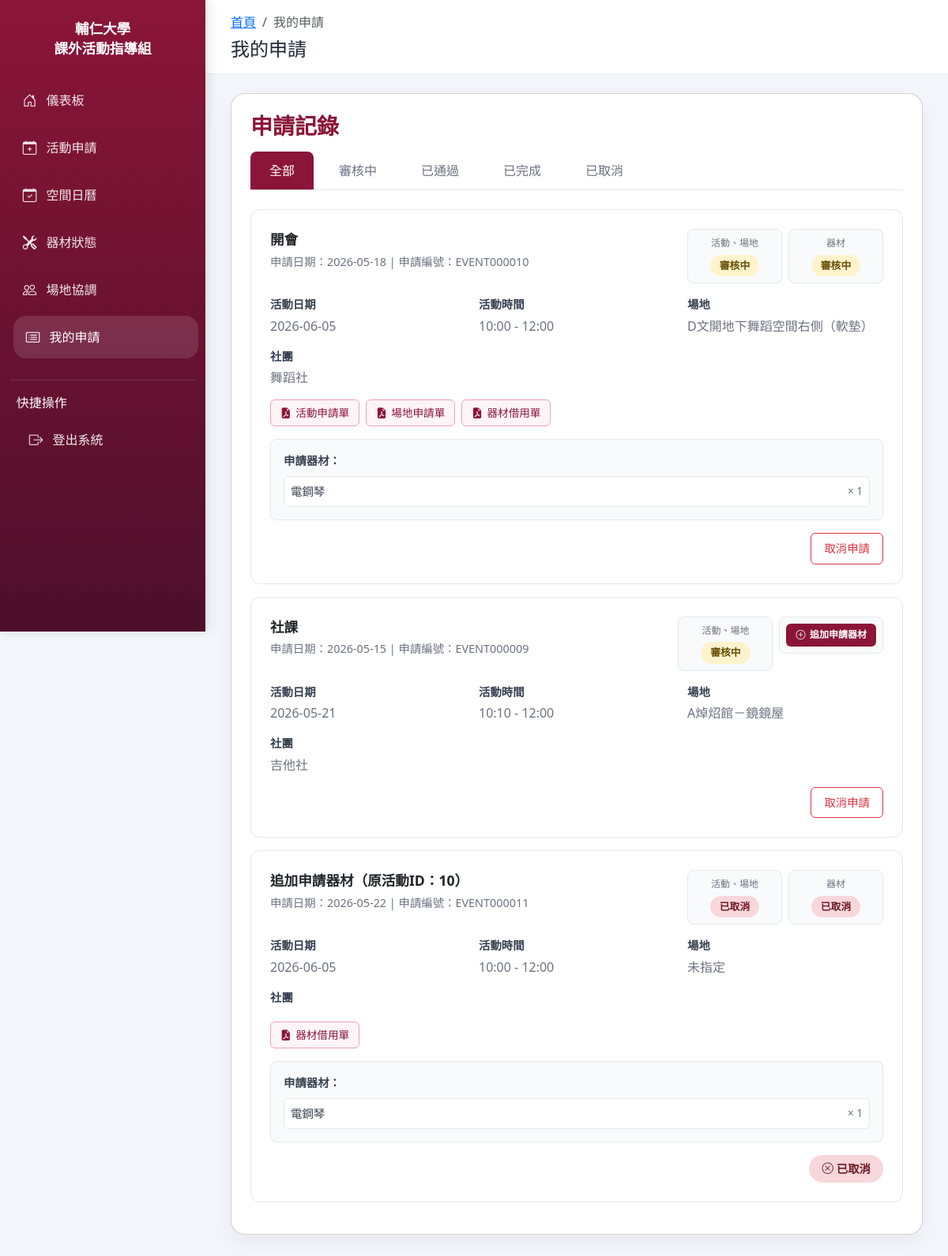
Screenshot of /student/my_applications.php (signed in) with the database file from the repository.
### tables this page shows
CREATE TABLE `events` (
  `event_id` int(11) NOT NULL,
  `user_id` int(11) NOT NULL,
  `event_name` varchar(255) NOT NULL,
  `club_name` varchar(100) NOT NULL,
  `description` text,
  `document_path` varchar(255) DEFAULT NULL,
  `venue_doc_path` varchar(255) DEFAULT NULL,
  `equipment_doc_path` varchar(255) DEFAULT NULL,
  `start_time` datetime NOT NULL,
  `end_time` datetime NOT NULL,
  `status` enum('pending','approved','rejected','cancelled') DEFAULT 'pending',
  `review_note` text,
  `original_event_id` int(11) DEFAULT NULL,
  `created_at` timestamp NULL DEFAULT CURRENT_TIMESTAMP
);

CREATE TABLE `equipment_borrow` (
  `borrow_id` int(11) NOT NULL,
  `event_id` int(11) DEFAULT NULL,
  `equipment_id` int(11) DEFAULT NULL,
  `quantity` int(11) DEFAULT NULL
);

CREATE TABLE `equipment` (
  `equipment_id` int(11) NOT NULL,
  `code` varchar(10) DEFAULT NULL,
  `name` varchar(100) NOT NULL,
  `description` text,
  `borrowing_limit` int(11) DEFAULT NULL,
  `total_quantity` int(11) NOT NULL,
  `equipment_status` enum('available','maintenance') DEFAULT 'available',
  `status` int(11) NOT NULL,
  `created_at` timestamp NULL DEFAULT CURRENT_TIMESTAMP
);

### student/my_applications.php (the view, shortened to what this page needs)
<?php
require_once(__DIR__ . "/../DB/db_config.php");
$student_email = $_SESSION['student_id'];
$applications = [];
$user_sql = "SELECT user_id FROM users WHERE email = ?";
$user_stmt = $conn->prepare($user_sql);
$user_stmt->bind_param("s", $student_email);
$user_stmt->execute();
$user_result = $user_stmt->get_result();
$student_user_id = null;
if ($user_result && $user_result->num_rows > 0) {
    $user_row = $user_result->fetch_assoc();
    $student_user_id = $user_row['user_id'];
}
$sql = "SELECT e.event_id, e.event_name, e.club_name, e.description, e.start_time, e.end_time, e.status, e.review_note,
               e.document_path, e.venue_doc_path, e.equipment_doc_path, s.space_name, e.user_id,
               COALESCE(e.created_at, NOW()) as created_at
        FROM events e
        LEFT JOIN reservations r ON e.event_id = r.event_id
        LEFT JOIN spaces s ON r.space_id = s.space_id
        WHERE e.user_id = ?
        GROUP BY e.event_id -- 🌟 加入這一行，確保同一個活動只會輸出成一筆資料
        ORDER BY CASE WHEN e.status = 'pending' THEN 0 ELSE 1 END, e.created_at DESC";
$stmt = $conn->prepare($sql);
$stmt->bind_param("i", $student_user_id);
$stmt->execute();
$result = $stmt->get_result();
if ($result) {
    $applications = $result->fetch_all(MYSQLI_ASSOC);
}
foreach ($applications as &$app) {
    $equipment_sql = "SELECT eb.borrow_id, eb.equipment_id, eq.name, eb.quantity
                      FROM equipment_borrow eb
                      LEFT JOIN equipment eq ON eb.equipment_id = eq.equipment_id
                      WHERE eb.event_id = ?";
    $eq_stmt = $conn->prepare($equipment_sql);
    if ($eq_stmt) {
        $eq_stmt->bind_param("i", $app['event_id']);
        $eq_stmt->execute();
        $eq_result = $eq_stmt->get_result();
    } else {
        $app['equipment_list'] = [];
    }
}
$status_map = [
    'pending' => '審核中',
    'approved' => '已通過',
    'rejected' => '已拒絕',
    'completed' => '已完成',
    'cancelled' => '已取消'
];
$status_class_map = [
    'pending' => 'status-pending',
    'approved' => 'status-approved',
    'rejected' => 'status-rejected',
    'completed' => 'status-completed',
    'cancelled' => 'status-rejected'
];
?>
<!DOCTYPE html>
<html lang="zh-TW">
<head>
    <link href="https://cdn.jsdelivr.net/npm/bootstrap@5.3.0/dist/css/bootstrap.min.css" rel="stylesheet">
    <link href="https://cdn.jsdelivr.net/npm/bootstrap-icons@1.10.5/font/bootstrap-icons.css" rel="stylesheet">
</head>
<body>
    <?php include(__DIR__ . "/../includes/sidebar.php"); ?>
    <main class="main-content">
        <header class="top-navbar">
            <div>
                <ol class="breadcrumb mb-0">
                    <li class="breadcrumb-item"><a href="dashboard.php">首頁</a></li>
                    <li class="breadcrumb-item active" aria-current="page">我的申請</li>
                </ol>
                <h4 class="mt-2 mb-0">我的申請</h4>
            </div>
        </header>
        <section class="content-wrapper">
            <div class="card">
                <h3>申請記錄</h3>
                <div class="filter-tabs">
                    <button class="filter-tab active" onclick="filterApplications('all')">全部</button>
                    <button class="filter-tab" onclick="filterApplications('pending')">審核中</button>
                    <button class="filter-tab" onclick="filterApplications('approved')">已通過</button>
                    <button class="filter-tab" onclick="filterApplications('completed')">已完成</button>
                    <button class="filter-tab" onclick="filterApplications('cancelled')">已取消</button>
                </div>
                <div id="applicationsList">
                    <?php if (empty($applications)): ?>
                        <div class="empty-state">
                            <i class="bi bi-inbox"></i>
                            <h4>目前沒有申請記錄</h4>
                            <p>您還沒有提交任何申請，點擊下方按鈕開始申請吧！</p>
                            <a href="apply_event.php" class="btn-action btn-edit" style="display: inline-block; margin-top: 1rem;">前往申請</a>
                        </div>
                    <?php else: ?>
                        <?php foreach ($applications as $app):
                            $event_status = $status_map[$app['status']] ?? '未知';
                            $event_status_class = $status_class_map[$app['status']] ?? 'status-pending';
                            $has_equipment = !empty($app['equipment_list']);
                            $equipment_status = $has_equipment ? $event_status : null;
                            $equipment_status_class = $has_equipment ? $event_status_class : '';
                            $filter_status = $app['status'];
                        ?>
                            <div class="application-card" data-status="<?php echo htmlspecialchars($filter_status); ?>">
                                <div class="application-header">
                                    <div>
                                        <div class="application-title"><?php echo htmlspecialchars(!empty($app['event_name']) ? $app['event_name'] : (!empty($app['description']) ? $app['description'] : '（未命名申請）')); ?></div>
                                        <div class="application-meta">申請日期：<?php echo date('Y-m-d', strtotime($app['created_at'] ?? 'now')); ?> | 申請編號：EVENT<?php echo str_pad($app['event_id'], 6, '0', STR_PAD_LEFT); ?></div>
                                    </div>
                                    <div class="status-boxes">
                                        <div class="status-box event-status">
                                            <div class="status-box-label">活動、場地</div>
                                            <span class="status-badge <?php echo $event_status_class; ?>">
                                                <?php echo $event_status; ?>
                                            </span>
                                        </div>
                                        <div class="status-box equipment-status">
                                            <?php if ($has_equipment): ?>
                                                <div class="status-box-label">器材</div>
                                                <span class="status-badge <?php echo $equipment_status_class; ?>">
                                                    <?php echo $equipment_status; ?>
                                                </span>
                                            <?php else: ?>
                                                <button class="btn-add-equipment" onclick="redirectToAddEquipment(<?php echo $app['event_id']; ?>)">
                                                    <i class="bi bi-plus-circle"></i> 追加申請器材
                                                </button>
                                            <?php endif; ?>
                                        </div>
                                    </div>
                                </div>
                                <div class="application-details">
                                    <div class="detail-item">
                                        <div class="detail-label">活動日期</div>
                                        <div class="detail-value"><?php echo date('Y-m-d', strtotime($app['start_time'])); ?></div>
                                    </div>
                                    <div class="detail-item">
                                        <div class="detail-label">活動時間</div>
                                        <div class="detail-value"><?php echo date('H:i', strtotime($app['start_time'])); ?> - <?php echo date('H:i', strtotime($app['end_time'])); ?></div>
                                    </div>
                                    <div class="detail-item">
                                        <div class="detail-label">場地</div>
                                        <div class="detail-value"><?php echo htmlspecialchars($app['space_name'] ?? '未指定'); ?></div>
                                    </div>
                                    <div class="detail-item">
                                        <div class="detail-label">社團</div>
                                        <div class="detail-value"><?php echo htmlspecialchars($app['club_name']); ?></div>
                                    </div>
                                </div>
                                <?php
                                $docs = [
                                    'document_path'    => '活動申請單',
                                    'venue_doc_path'   => '場地申請單',
                                    'equipment_doc_path' => '器材借用單',
                                ];
                                $has_docs = false;
                                foreach ($docs as $col => $_) { if (!empty($app[$col])) { $has_docs = true; break; } }
                                ?>
                                <?php if ($has_docs): ?>
                                <div class="doc-links">
                                    <?php foreach ($docs as $col => $label): ?>
                                        <?php if (!empty($app[$col])): ?>
                                        <a href="../document/<?php echo htmlspecialchars($app[$col]); ?>" target="_blank" class="doc-link">
                                            <i class="bi bi-file-earmark-pdf-fill"></i> <?php echo $label; ?>
                                        </a>
                                        <?php endif; ?>
                                    <?php endforeach; ?>
                                </div>
                                <?php endif; ?>
                                <?php if ($has_equipment): ?>
                                <div class="equipment-details">
                                    <div class="equipment-title">申請器材：</div>
                                    <div class="equipment-list">
                                        <?php foreach ($app['equipment_list'] as $eq): ?>
                                        <div class="equipment-item">
                                            <span class="equipment-name"><?php echo htmlspecialchars($eq['name'] ?? '未知器材'); ?></span>
                                            <span class="equipment-quantity">× <?php echo intval($eq['quantity']); ?></span>
                                        </div>
                                        <?php endforeach; ?>
                                    </div>
                                </div>
                                <?php endif; ?>
                                <div class="application-actions">
                                    <?php if ($app['status'] === 'pending' || $app['status'] === 'approved'): ?>
                                        <button class="btn-action btn-cancel" onclick="cancelApplication(<?php echo $app['event_id']; ?>, 'EVENT<?php echo str_pad($app['event_id'], 6, '0', STR_PAD_LEFT); ?>')">取消申請</button>
                                    <?php elseif ($app['status'] === 'completed'): ?>
                                        <button class="btn-action" onclick="viewDetails(<?php echo $app['event_id']; ?>)">查看詳情</button>
                                    <?php elseif ($app['status'] === 'cancelled'): ?>
                                        <span class="status-badge status-rejected" style="font-size: 0.9rem; padding: 0.4rem 1rem;">
                                            <i class="bi bi-x-circle me-1"></i>已取消
                                        </span>
                                    <?php endif; ?>
                                </div>
                            </div> <?php endforeach; ?>
                    <?php endif; ?>
                </div>
            </div>
        </section>
    </main>
</body>
</html>

### rows the page displays
events: event_name "開會", created_at "2026-05-18", event_id "000010", status "審核中", start_time "2026-06-05", start_time "10:00", end_time "12:00", space_name "D文開地下舞蹈空間右側（軟墊）", club_name "舞蹈社", label "活動申請單", label "場地申請單", label "器材借用單"
equipment_borrow: equipment.name "電鋼琴", quantity "1"
events: event_name "社課", created_at "2026-05-15", event_id "000009", status "審核中", start_time "2026-05-21", start_time "10:10", end_time "12:00", space_name "A焯炤館－鏡鏡屋", club_name "吉他社"
events: description "追加申請器材（原活動ID：10）", created_at "2026-05-22", event_id "000011", status "已取消", start_time "2026-06-05", start_time "10:00", end_time "12:00", space_name "未指定", label "器材借用單"
equipment_borrow: equipment.name "電鋼琴", quantity "1"
